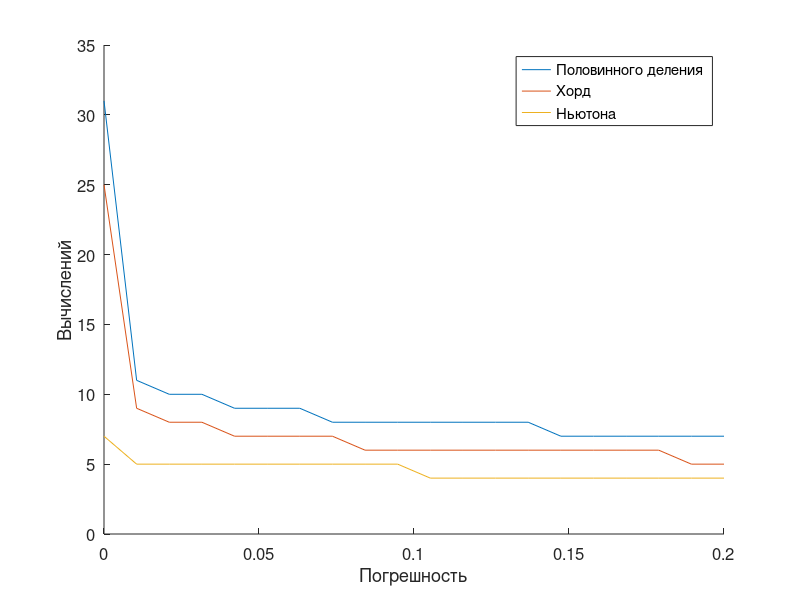

Source code (MATLAB):
set(0, 'defaultaxesfontsize', 12) 
set(0, 'defaulttextfontsize', 12)


% метод половинного деления
% будет работать бесконечно, если на отрезке нет корня
function [xroot yroot n] = bisection(f, a, b, e)
    Ap = [a f(a)]; % A point
    Bp = [b f(b)];
    n = 2;

    [Ap Bp n] = bisection_step(f, Ap, Bp, e, n);

    xroot = (Ap(1) + Bp(1)) / 2;
    yroot = f(xroot);
end

function [Ap Bp n] = bisection_step(f, Ap, Bp, e, n)
    if (abs(Bp(1) - Ap(1)) <= e)
        return
    end

    c = (Ap(1) + Bp(1)) / 2;
    fc = f(c);
    ++n;

    % учтен случай, когда попадается корень
    if (fc * Ap(2) <= 0)
        Bp = [c fc];
    end

    if (fc * Bp(2) <= 0)
        Ap = [c fc];
    end
                
    [Ap Bp n] = bisection_step(f, Ap, Bp, e, n);
end

% первая производная
function res = der1(f, x0, h)
    res = (f(x0 + h) - f(x0)) / h;
end

% вторая
function res = der2(f, x0)
    h = 0.001;
    d1 = der1(f, x0, h);
    d2 = der1(f, x0 + h, h);
    res = (d2 - d1) / h;
end

% метод хорд
function [xroot yroot n] = chord(f, a, b, e)
    Ap = [a f(a)];
    Bp = [b f(b)];
    n = 2;

    d2 = der2(f, Ap(1));
    if (d2 * Ap(2) > 0) % выбор начального приближения корня
        [Xp n] = chord_step(f, Bp, Ap, e, n);
    else
        [Xp n] = chord_step(f, Ap, Bp, e, n);
    end

    [xroot yroot] = deal(Xp(1), Xp(2));
end

function [Xp n] = chord_step(f, Xp, Bp, e, n)
    x = Xp(1) - Xp(2) * (Xp(1) - Bp(1)) / (Xp(2) - Bp(2));

    if (abs(x - Xp(1)) <= e)
        return
    end

    fchord = @(X) (Xp(2) - Bp(2)) / (Xp(1) - Bp(1)) * (X - Xp(1)) + Xp(2);
    global X;
    % раскомментировать для визуализации
    %plot(X, fchord(X));

    Xp = [x f(x)];
    ++n;

    [Xp n] = chord_step(f, Xp, Bp, e, n);
end

% метод Ньютона
function [xroot yroot n] = newton(f, a, b, e)
    Ap = [a f(a)];
    Bp = [b f(b)];
    n = 2;

    d2 = der2(f, Ap(1));
    if (d2 * Ap(2) > 0)
        [Xp n] = newton_step(f, Ap, e, n);
    else
        [Xp n] = newton_step(f, Bp, e, n);
    end

    [xroot yroot] = deal(Xp(1), Xp(2));
end

function [Xp n] = newton_step(f, Xp, e, n)
    d1 = der1(f, Xp(1), 0.001);
    x = Xp(1) - Xp(2) / d1;

    if (abs(x - Xp(1)) <= e)
        return
    end

    ftang = @(X) d1 * (X - Xp(1)) + Xp(2);
    global X;
    %plot(X, ftang(X));

    Xp = [x f(x)];
    ++n;

    [Xp n] = newton_step(f, Xp, e, n);
end


% функции
F = {@(X) 2.^X - 2, @(X) 2.^-X - 2, @(X) -(2.^X - 2), @(X) -(2.^-X - 2)};
global X = linspace(-3, 3, 100);

Fm = {@bisection, @chord, @newton};

%% визуализация работы
%for i = 1:length(Fm)
%    for j = 1:4
%        subplot(2, 2, j);
%        box off;
%        hold on;
%        grid on;
%        set(gca, 'xaxislocation', 'origin');
%        set(gca, 'yaxislocation', 'origin');
%        plot(X, F{j}(X));
%        xlabel('x');
%        ylabel('y');
%
%        [xroot, yroot, n] = Fm{i}(F{j}, -2, 2.5, 0.2);
%        plot(xroot, yroot, 'bo', 'MarkerFaceColor', 'b');
%    end
%    figure;
%end

% зависимость кол-ва вычислений от точности
hold on;
E = linspace(0.00000001, 0.2, 20);
for i = 1:length(Fm)
    N = [];
    for e = E
        [xroot yroot n] = Fm{i}(F{1}, -2, 2.5, e);
        N = [N n];
    end
    plot(E, N);
end
legend('Половинного деления', 'Хорд', 'Ньютона');
xlabel('Погрешность')
ylabel('Вычислений')


pause
